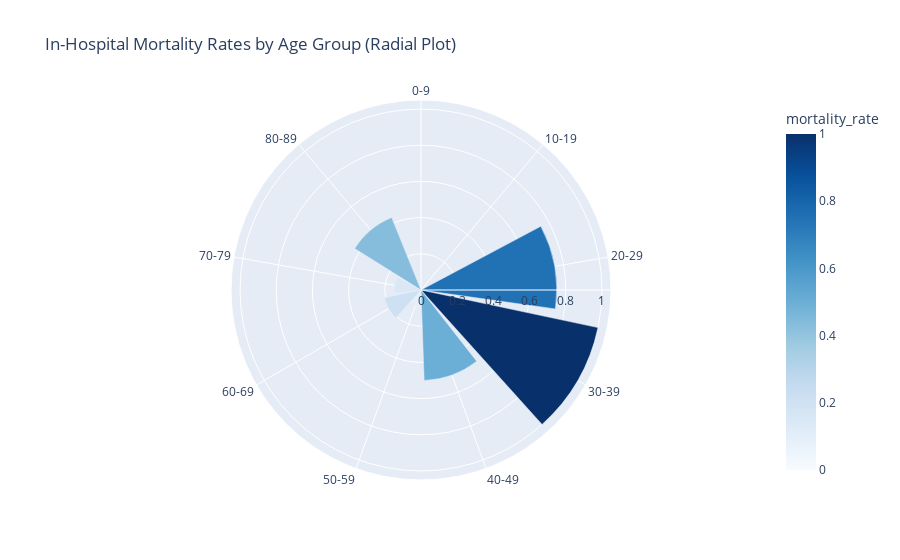

Write notebook code for a chart like this one.
### Code cell
patients = pd.read_csv('PATIENTS.csv')
admissions = pd.read_csv('ADMISSIONS.csv')
patients['dob'] = pd.to_datetime(patients['dob'], errors='coerce')
admissions['admittime'] = pd.to_datetime(admissions['admittime'], errors='coerce')
df = admissions.merge(patients[['subject_id', 'dob']], on='subject_id')

def calculate_age(dob, admit):
    dob_date = datetime.strptime(dob, "%Y-%m-%d %H:%M:%S")
    admit_date = datetime.strptime(str(admit), "%Y-%m-%d %H:%M:%S")
    age = (admit_date - dob_date).days // 365
    return age
#df['age'] = df.apply(calculate_age, axis=1)
df["age"] = df.apply(lambda row: calculate_age(str(row["dob"]), row["admittime"]), axis=1)

df = df[df["age"] < 120]

bins = list(range(0, 100, 10))
labels = [f"{i}-{i+9}" if i < 90 else "90+" for i in bins[:-1]]
df['age_group'] = pd.cut(df['age'], bins=bins, labels=labels, right=False)

mortality = df.groupby('age_group')['hospital_expire_flag'].agg(
    deaths='sum', total='count'
).reset_index()
mortality['mortality_rate'] = mortality['deaths'] / mortality['total']

fig = px.bar_polar(mortality,r="mortality_rate",theta="age_group",color="mortality_rate",color_continuous_scale=px.colors.sequential.Blues,
    title="In-Hospital Mortality Rates by Age Group (Radial Plot)")
fig.update_layout(
    polar=dict(radialaxis=dict(range=[0, mortality['mortality_rate'].max() + 0.05])),
)
fig.show()

### Figure 1 — Plotly figure (JSON) as saved in the notebook; plotly's stock layout.template omitted (floating-point values rounded to 4 significant figures)
{"data": [{"hovertemplate": "mortality_rate=%{marker.color}<br>age_group=%{theta}<extra></extra>", "legendgroup": "", "marker": {"color": [null, 0, 0.75, 1, 0.5, 0.09091, 0.2069, 0.1481, 0.4324], "coloraxis": "coloraxis", "pattern": {"shape": ""}}, "name": "", "r": [null, 0, 0.75, 1, 0.5, 0.09091, 0.2069, 0.1481, 0.4324], "showlegend": false, "subplot": "polar", "theta": ["0-9", "10-19", "20-29", "30-39", "40-49", "50-59", "60-69", "70-79", "80-89"], "type": "barpolar"}], "layout": {"barmode": "relative", "coloraxis": {"colorbar": {"title": {"text": "mortality_rate"}}, "colorscale": [[0, "rgb(247,251,255)"], [0.125, "rgb(222,235,247)"], [0.25, "rgb(198,219,239)"], [0.375, "rgb(158,202,225)"], [0.5, "rgb(107,174,214)"], [0.625, "rgb(66,146,198)"], [0.75, "rgb(33,113,181)"], [0.875, "rgb(8,81,156)"], [1, "rgb(8,48,107)"]]}, "legend": {"tracegroupgap": 0}, "polar": {"angularaxis": {"direction": "clockwise", "rotation": 90}, "domain": {"x": [0, 1], "y": [0, 1]}, "radialaxis": {"range": [0, 1.05]}}, "title": {"text": "In-Hospital Mortality Rates by Age Group (Radial Plot)"}}}
